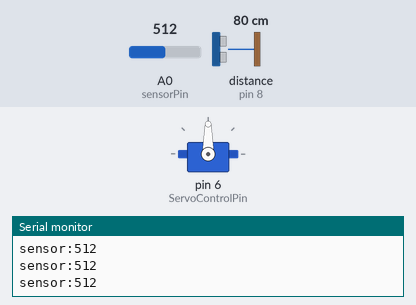
A sketch run on a simulated Arduino Uno, built with avr-gcc and run on an emulated ATmega328P. On the bench: servo, the last lines printed to the serial monitor. Wiring (inferred from the names in the program): ultrasonic range finder: trigger pin 13; echo pin 8. Inputs (shaded band) come from the test bench; at power-on: A0 (sensorPin) = 512, distance to the obstacle (sensor on pin 8) 80 cm. The echo pulse lasts 58.3 µs per cm.

Above: at 1.2 s.
1.3 s: A0 (sensorPin) set to 836
4.3 s: A0 (sensorPin) set to 867
At 4.76 s:
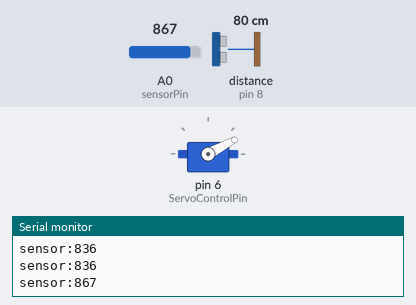
At 5.16 s:
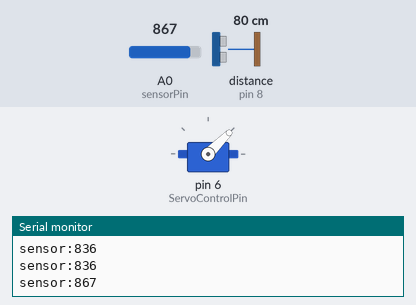
7.3 s: A0 (sensorPin) set to 35
At 7.8 s:
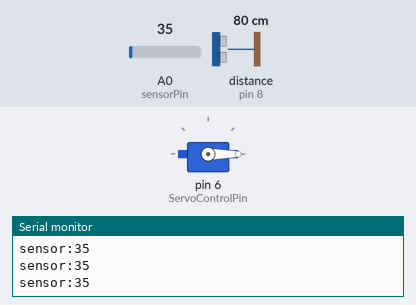
Timing chart, 0 to 10.3 s (numbered marks = the images above; inputs shaded):
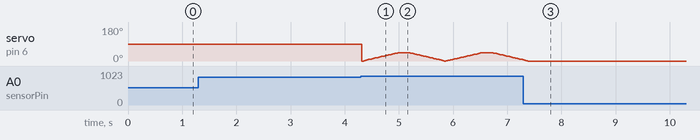

The sketch:

finalpro.ino
```cpp
#include<Servo.h>
#include<math.h>
int x1=12;
int y1=47.5;//the default values of the problem
int x2=45;
int Trigpin=13;
int Echopin=8;
int angle;
float PingTime;
float Distance;
float y2,y;
float m;
int ServoControlPin=6;
Servo myPointer;
int sensorPin = A0; // select the input pin for ldr
int sensorValue = 0; // variable to store the value coming from the sensor

void setup() {
  Serial.begin(9600);
  pinMode(Trigpin,OUTPUT);
  pinMode(Echopin,INPUT);
  digitalWrite(Trigpin,LOW);
  delayMicroseconds(2000);
  digitalWrite(Trigpin,HIGH);
  delayMicroseconds(15);
  digitalWrite(Trigpin,LOW);
  PingTime=pulseIn(Echopin,HIGH);
  Distance=PingTime/2/29;
  Serial.print("Distance:");
  Serial.println(Distance);
  pinMode(ServoControlPin,OUTPUT);
  myPointer.attach(ServoControlPin);
  y2=Distance+11.6;
  y=y1-y2;
  m=(y-y1)/(x2-x1);
  angle=m-((m*m*m)/3)+(pow(m,5))/5;
  angle=angle*57.32;
  angle=angle+45;
 Serial.print(angle);
   // put your setup code here, to run once:
//int i=0,j=0;
}

void loop() {
  sensorValue = analogRead(sensorPin);// read the value from the sensor

Serial.print("sensor:");
Serial.println(sensorValue);
 //prints the values coming from the sensor on the screen
//delay(100);
if(sensorValue>=850)
{
  //moved[j++]=sensorValue;
  for(int i=0;i<=45;i+=1)
  {myPointer.write(i);
  delay(15);}

  delay(150);
  for(int i=45;i>=0;i-=1)
  {myPointer.write(i);
  delay(15);}
  }//delay();


}
```

Measured:
- the behaviour switches between 849 and 850 on A0 (sensorPin) (found by bisection; images 0 and 1)
- after the input at 7.3 s, servo on pin 6 (ServoControlPin): goes on until 7.4 s, then stays 0°
